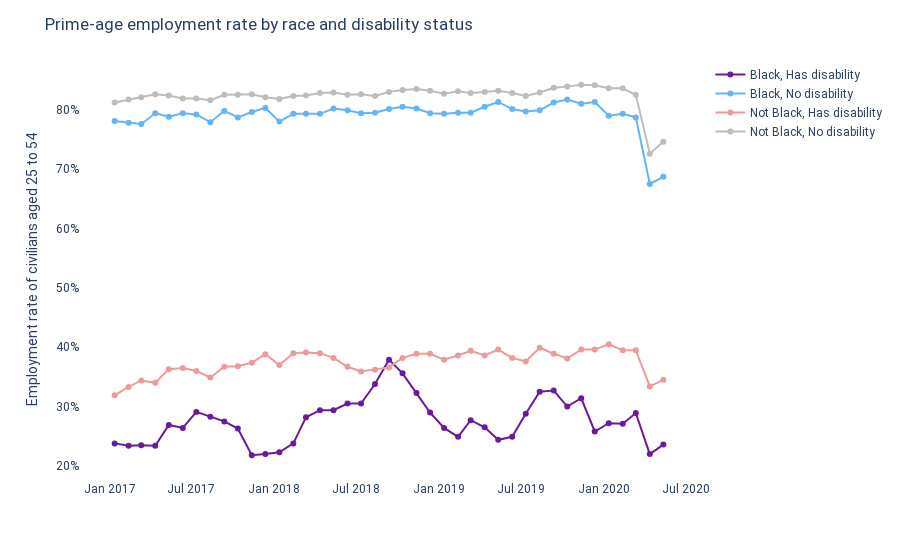

Here is the notebook cell this chart was saved with:
### Markdown cell above
Breaking out the trends by both race and disability status reveals that
the racial employment gap among people without disabilities has been steady around 3 percentage points since 2017, but
has roughly doubled since coronavirus.
The racial employment gap among people with disabilities has been noisy at around 10 points,
and does not appear to have changed significantly as a result of coronavirus.

### Code cell
line_graph(race_disability_emp, x='date', y='emp_rate_round', color='label',
           title='Prime-age employment rate by race and disability status',
           yaxis_title='Employment rate of civilians aged 25 to 54')
